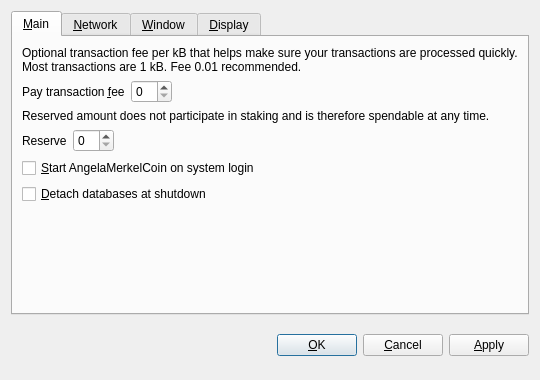
<?xml version="1.0" encoding="UTF-8"?>
<ui version="4.0">
 <class>OptionsDialog</class>
 <widget class="QDialog" name="OptionsDialog">
  <property name="geometry">
   <rect>
    <x>0</x>
    <y>0</y>
    <width>540</width>
    <height>380</height>
   </rect>
  </property>
  <property name="windowTitle">
   <string>Options</string>
  </property>
  <property name="modal">
   <bool>true</bool>
  </property>
  <layout class="QVBoxLayout" name="verticalLayout">
   <item>
    <widget class="QTabWidget" name="tabWidget">
     <property name="tabPosition">
      <enum>QTabWidget::North</enum>
     </property>
     <property name="currentIndex">
      <number>0</number>
     </property>
     <widget class="QWidget" name="tabMain">
      <attribute name="title">
       <string>&amp;Main</string>
      </attribute>
      <layout class="QVBoxLayout" name="verticalLayout_Main">
       <item>
        <widget class="QLabel" name="transactionFeeInfoLabel">
         <property name="text">
          <string>Optional transaction fee per kB that helps make sure your transactions are processed quickly. Most transactions are 1 kB. Fee 0.01 recommended.</string>
         </property>
         <property name="textFormat">
          <enum>Qt::PlainText</enum>
         </property>
         <property name="wordWrap">
          <bool>true</bool>
         </property>
        </widget>
       </item>
       <item>
        <layout class="QHBoxLayout" name="horizontalLayoutFee">
         <item>
          <widget class="QLabel" name="transactionFeeLabel">
           <property name="text">
            <string>Pay transaction &amp;fee</string>
           </property>
           <property name="textFormat">
            <enum>Qt::PlainText</enum>
           </property>
           <property name="buddy">
            <cstring>transactionFee</cstring>
           </property>
          </widget>
         </item>
         <item>
          <widget class="BitcoinAmountField" name="transactionFee"/>
         </item>
         <item>
          <spacer name="horizontalSpacerFee">
           <property name="orientation">
            <enum>Qt::Horizontal</enum>
           </property>
           <property name="sizeHint" stdset="0">
            <size>
             <width>40</width>
             <height>20</height>
            </size>
           </property>
          </spacer>
         </item>
        </layout>
       </item>
       <item>
        <widget class="QLabel" name="reserveBalanceInfoLabel">
         <property name="text">
          <string>Reserved amount does not participate in staking and is therefore spendable at any time.</string>
         </property>
         <property name="textFormat">
          <enum>Qt::PlainText</enum>
         </property>
         <property name="wordWrap">
          <bool>true</bool>
         </property>
        </widget>
       </item>
       <item>
        <layout class="QHBoxLayout" name="horizontalLayoutReserveBalance">
         <item>
          <widget class="QLabel" name="reserveBalanceLabel">
           <property name="text">
            <string>Reserve</string>
           </property>
           <property name="textFormat">
            <enum>Qt::PlainText</enum>
           </property>
           <property name="buddy">
            <cstring>reserveBalance</cstring>
           </property>
          </widget>
         </item>
         <item>
          <widget class="BitcoinAmountField" name="reserveBalance"/>
         </item>
         <item>
          <spacer name="horizontalSpacerReserveBalance">
           <property name="orientation">
            <enum>Qt::Horizontal</enum>
           </property>
           <property name="sizeHint" stdset="0">
            <size>
             <width>40</width>
             <height>20</height>
            </size>
           </property>
          </spacer>
         </item>
        </layout>
       </item>
       <item>
        <widget class="QCheckBox" name="bitcoinAtStartup">
         <property name="toolTip">
          <string>Automatically start AngelaMerkelCoin after logging in to the system.</string>
         </property>
         <property name="text">
          <string>&amp;Start AngelaMerkelCoin on system login</string>
         </property>
        </widget>
       </item>
       <item>
        <widget class="QCheckBox" name="detachDatabases">
         <property name="toolTip">
          <string>Detach block and address databases at shutdown. This means they can be moved to another data directory, but it slows down shutdown. The wallet is always detached.</string>
         </property>
         <property name="text">
          <string>&amp;Detach databases at shutdown</string>
         </property>
        </widget>
       </item>
       <item>
        <spacer name="verticalSpacer_Main">
         <property name="orientation">
          <enum>Qt::Vertical</enum>
         </property>
         <property name="sizeHint" stdset="0">
          <size>
           <width>20</width>
           <height>40</height>
          </size>
         </property>
        </spacer>
       </item>
      </layout>
     </widget>
     <widget class="QWidget" name="tabNetwork">
      <attribute name="title">
       <string>&amp;Network</string>
      </attribute>
      <layout class="QVBoxLayout" name="verticalLayout_Network">
       <item>
        <widget class="QCheckBox" name="mapPortUpnp">
         <property name="toolTip">
          <string>Automatically open the AngelaMerkelCoin client port on the router. This only works when your router supports UPnP and it is enabled.</string>
         </property>
         <property name="text">
          <string>Map port using &amp;UPnP</string>
         </property>
        </widget>
       </item>
       <item>
        <widget class="QCheckBox" name="connectSocks">
         <property name="toolTip">
          <string>Connect to the AngelaMerkelCoin network through a SOCKS proxy (e.g. when connecting through Tor).</string>
         </property>
         <property name="text">
          <string>&amp;Connect through SOCKS proxy:</string>
         </property>
        </widget>
       </item>
       <item>
        <layout class="QHBoxLayout" name="horizontalLayout_Network">
         <item>
          <widget class="QLabel" name="proxyIpLabel">
           <property name="text">
            <string>Proxy &amp;IP:</string>
           </property>
           <property name="textFormat">
            <enum>Qt::PlainText</enum>
           </property>
           <property name="buddy">
            <cstring>proxyIp</cstring>
           </property>
          </widget>
         </item>
         <item>
          <widget class="QValidatedLineEdit" name="proxyIp">
           <property name="maximumSize">
            <size>
             <width>140</width>
             <height>16777215</height>
            </size>
           </property>
           <property name="toolTip">
            <string>IP address of the proxy (e.g. 127.0.0.1)</string>
           </property>
          </widget>
         </item>
         <item>
          <widget class="QLabel" name="proxyPortLabel">
           <property name="text">
            <string>&amp;Port:</string>
           </property>
           <property name="textFormat">
            <enum>Qt::PlainText</enum>
           </property>
           <property name="buddy">
            <cstring>proxyPort</cstring>
           </property>
          </widget>
         </item>
         <item>
          <widget class="QLineEdit" name="proxyPort">
           <property name="maximumSize">
            <size>
             <width>55</width>
             <height>16777215</height>
            </size>
           </property>
           <property name="toolTip">
            <string>Port of the proxy (e.g. 9050)</string>
           </property>
          </widget>
         </item>
         <item>
          <widget class="QLabel" name="socksVersionLabel">
           <property name="text">
            <string>SOCKS &amp;Version:</string>
           </property>
           <property name="textFormat">
            <enum>Qt::PlainText</enum>
           </property>
           <property name="buddy">
            <cstring>socksVersion</cstring>
           </property>
          </widget>
         </item>
         <item>
          <widget class="QValueComboBox" name="socksVersion">
           <property name="toolTip">
            <string>SOCKS version of the proxy (e.g. 5)</string>
           </property>
          </widget>
         </item>
         <item>
          <spacer name="horizontalSpacer_Network">
           <property name="orientation">
            <enum>Qt::Horizontal</enum>
           </property>
           <property name="sizeHint" stdset="0">
            <size>
             <width>40</width>
             <height>20</height>
            </size>
           </property>
          </spacer>
         </item>
        </layout>
       </item>
       <item>
        <spacer name="verticalSpacer_Network">
         <property name="orientation">
          <enum>Qt::Vertical</enum>
         </property>
         <property name="sizeHint" stdset="0">
          <size>
           <width>20</width>
           <height>40</height>
          </size>
         </property>
        </spacer>
       </item>
      </layout>
     </widget>
     <widget class="QWidget" name="tabWindow">
      <attribute name="title">
       <string>&amp;Window</string>
      </attribute>
      <layout class="QVBoxLayout" name="verticalLayout_Window">
       <item>
        <widget class="QCheckBox" name="minimizeToTray">
         <property name="toolTip">
          <string>Show only a tray icon after minimizing the window.</string>
         </property>
         <property name="text">
          <string>&amp;Minimize to the tray instead of the taskbar</string>
         </property>
        </widget>
       </item>
       <item>
        <widget class="QCheckBox" name="minimizeOnClose">
         <property name="toolTip">
          <string>Minimize instead of exit the application when the window is closed. When this option is enabled, the application will be closed only after selecting Quit in the menu.</string>
         </property>
         <property name="text">
          <string>M&amp;inimize on close</string>
         </property>
        </widget>
       </item>
       <item>
        <spacer name="verticalSpacer_Window">
         <property name="orientation">
          <enum>Qt::Vertical</enum>
         </property>
         <property name="sizeHint" stdset="0">
          <size>
           <width>20</width>
           <height>40</height>
          </size>
         </property>
        </spacer>
       </item>
      </layout>
     </widget>
     <widget class="QWidget" name="tabDisplay">
      <attribute name="title">
       <string>&amp;Display</string>
      </attribute>
      <layout class="QVBoxLayout" name="verticalLayout_Display">
       <item>
        <layout class="QHBoxLayout" name="horizontalLayout_1_Display">
         <item>
          <widget class="QLabel" name="langLabel">
           <property name="text">
            <string>User Interface &amp;language:</string>
           </property>
           <property name="textFormat">
            <enum>Qt::PlainText</enum>
           </property>
           <property name="buddy">
            <cstring>lang</cstring>
           </property>
          </widget>
         </item>
         <item>
          <widget class="QValueComboBox" name="lang">
           <property name="toolTip">
            <string>The user interface language can be set here. This setting will take effect after restarting AngelaMerkelCoin.</string>
           </property>
          </widget>
         </item>
        </layout>
       </item>
       <item>
        <layout class="QHBoxLayout" name="horizontalLayout_2_Display">
         <item>
          <widget class="QLabel" name="unitLabel">
           <property name="text">
            <string>&amp;Unit to show amounts in:</string>
           </property>
           <property name="textFormat">
            <enum>Qt::PlainText</enum>
           </property>
           <property name="buddy">
            <cstring>unit</cstring>
           </property>
          </widget>
         </item>
         <item>
          <widget class="QValueComboBox" name="unit">
           <property name="toolTip">
            <string>Choose the default subdivision unit to show in the interface and when sending coins.</string>
           </property>
          </widget>
         </item>
        </layout>
       </item>
       <item>
        <widget class="QCheckBox" name="displayAddresses">
         <property name="toolTip">
          <string>Whether to show AngelaMerkelCoin addresses in the transaction list or not.</string>
         </property>
         <property name="text">
          <string>&amp;Display addresses in transaction list</string>
         </property>
        </widget>
       </item>
       <item>
        <widget class="QCheckBox" name="coinControlFeatures">
         <property name="toolTip">
          <string>Whether to show coin control features or not.</string>
         </property>
         <property name="text">
          <string>Display coin &amp;control features (experts only!)</string>
         </property>
        </widget>
       </item>
       <item>
        <spacer name="verticalSpacer_Display">
         <property name="orientation">
          <enum>Qt::Vertical</enum>
         </property>
         <property name="sizeHint" stdset="0">
          <size>
           <width>20</width>
           <height>40</height>
          </size>
         </property>
        </spacer>
       </item>
      </layout>
     </widget>
    </widget>
   </item>
   <item>
    <layout class="QHBoxLayout" name="horizontalLayout_Buttons">
     <item>
      <spacer name="horizontalSpacer_1">
       <property name="orientation">
        <enum>Qt::Horizontal</enum>
       </property>
       <property name="sizeHint" stdset="0">
        <size>
         <width>40</width>
         <height>48</height>
        </size>
       </property>
      </spacer>
     </item>
     <item>
      <widget class="QLabel" name="statusLabel">
       <property name="font">
        <font>
         <weight>75</weight>
         <bold>true</bold>
        </font>
       </property>
       <property name="text">
        <string/>
       </property>
       <property name="textFormat">
        <enum>Qt::PlainText</enum>
       </property>
       <property name="wordWrap">
        <bool>true</bool>
       </property>
      </widget>
     </item>
     <item>
      <spacer name="horizontalSpacer_2">
       <property name="orientation">
        <enum>Qt::Horizontal</enum>
       </property>
       <property name="sizeHint" stdset="0">
        <size>
         <width>40</width>
         <height>48</height>
        </size>
       </property>
      </spacer>
     </item>
     <item>
      <widget class="QPushButton" name="okButton">
       <property name="text">
        <string>&amp;OK</string>
       </property>
      </widget>
     </item>
     <item>
      <widget class="QPushButton" name="cancelButton">
       <property name="text">
        <string>&amp;Cancel</string>
       </property>
       <property name="autoDefault">
        <bool>false</bool>
       </property>
      </widget>
     </item>
     <item>
      <widget class="QPushButton" name="applyButton">
       <property name="text">
        <string>&amp;Apply</string>
       </property>
       <property name="autoDefault">
        <bool>false</bool>
       </property>
      </widget>
     </item>
    </layout>
   </item>
  </layout>
 </widget>
 <customwidgets>
  <customwidget>
   <class>BitcoinAmountField</class>
   <extends>QSpinBox</extends>
   <header>bitcoinamountfield.h</header>
  </customwidget>
  <customwidget>
   <class>QValueComboBox</class>
   <extends>QComboBox</extends>
   <header>qvaluecombobox.h</header>
  </customwidget>
  <customwidget>
   <class>QValidatedLineEdit</class>
   <extends>QLineEdit</extends>
   <header>qvalidatedlineedit.h</header>
  </customwidget>
 </customwidgets>
 <resources/>
 <connections/>
</ui>
